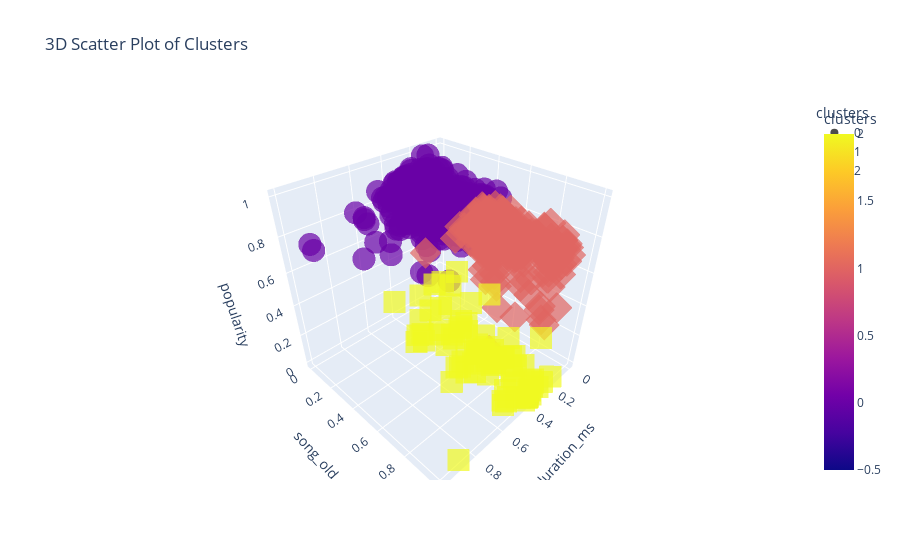

Notebook code cell kept with this figure:
### Code cell
import plotly.express as px

# Assuming df is your DataFrame with the specified columns

fig = px.scatter_3d(df, x='duration_ms', y='song_old', z='popularity', color='clusters',
                    symbol='clusters', opacity=0.7, size_max=10,
                    title='3D Scatter Plot of Clusters', color_discrete_sequence=px.colors.qualitative.Set1)
fig.show()

### Figure 1 — Plotly figure (JSON) as saved in the notebook; plotly's stock layout.template omitted (floating-point values rounded to 4 significant figures; data arrays with more than 128 entries replaced by an {"elided": "..."} marker saying what was removed)
{"data": [{"hovertemplate": "clusters=%{marker.color}<br>duration_ms=%{x}<br>song_old=%{y}<br>popularity=%{z}<extra></extra>", "legendgroup": "0", "marker": {"color": {"elided": "519 int values"}, "coloraxis": "coloraxis", "opacity": 0.7, "symbol": "circle"}, "mode": "markers", "name": "0", "scene": "scene", "showlegend": true, "type": "scatter3d", "x": {"elided": "519 float values"}, "y": {"elided": "519 float values"}, "z": {"elided": "519 float values"}}, {"hovertemplate": "clusters=%{marker.color}<br>duration_ms=%{x}<br>song_old=%{y}<br>popularity=%{z}<extra></extra>", "legendgroup": "1", "marker": {"color": {"elided": "200 int values"}, "coloraxis": "coloraxis", "opacity": 0.7, "symbol": "diamond"}, "mode": "markers", "name": "1", "scene": "scene", "showlegend": true, "type": "scatter3d", "x": {"elided": "200 float values"}, "y": {"elided": "200 float values"}, "z": {"elided": "200 float values"}}, {"hovertemplate": "clusters=%{marker.color}<br>duration_ms=%{x}<br>song_old=%{y}<br>popularity=%{z}<extra></extra>", "legendgroup": "2", "marker": {"color": [2, 2, 2, 2, 2, 2, 2, 2, 2, 2, 2, 2, 2, 2, 2, 2, 2, 2, 2, 2, 2, 2, 2, 2, 2, 2, 2, 2, 2, 2, 2, 2, 2, 2, 2, 2, 2, 2, 2, 2, 2, 2, 2, 2, 2, 2, 2, 2, 2, 2, 2, 2, 2, 2, 2, 2, 2, 2, 2, 2, 2, 2, 2, 2, 2, 2, 2, 2, 2, 2, 2, 2, 2, 2, 2, 2, 2, 2, 2, 2, 2, 2, 2, 2, 2, 2, 2, 2], "coloraxis": "coloraxis", "opacity": 0.7, "symbol": "square"}, "mode": "markers", "name": "2", "scene": "scene", "showlegend": true, "type": "scatter3d", "x": [0.3332, 0.2679, 0.4623, 0.1782, 0.3811, 0.255, 0.3005, 0.1052, 0.1496, 0.3044, 0.2471, 0.2081, 0.1768, 0.2401, 0.3253, 0.21, 0.2571, 0.3277, 0.3282, 0.3673, 0.2161, 0.2966, 0.3381, 0.3188, 0.3623, 0.237, 0.3569, 0.2725, 0.4483, 0.2697, 0.4016, 0.2885, 0.2395, 0.3265, 0.1841, 0.1604, 0.2608, 0.1833, 0.3706, 0.4303, 0.3015, 0.3319, 0.454, 0.4436, 0.2896, 0.3048, 0.3043, 0.2314, 0.1523, 0.4043, 0.4045, 0.5253, 0.2811, 0.2182, 0.2943, 0.3059, 0.3128, 0.2269, 0.4911, 0.2833, 0.4953, 0.325, 0.2811, 0.3914, 0.3342, 0.4396, 0.4019, 0.2266, 0.2193, 0.1536, 0.3139, 0.1659, 0.2272, 0.4419, 0.3892, 0.4637, 0.337, 0.4715, 0.2557, 0.2475, 0.1947, 0.2371, 0.8849, 0.3909, 0.5622, 0.2999, 0.1905, 0.2249], "y": [0.8244, 0.8244, 0.9391, 0.7491, 0.7491, 0.7038, 0.9822, 0.2461, 0.2321, 0.5994, 0.5994, 0.6411, 0.1836, 0.5468, 0.2412, 0.724, 0.6974, 0.5417, 0.325, 1.0, 0.5991, 0.724, 0.724, 0.724, 0.9989, 1.0, 1.0, 1.0, 0.7124, 0.5086, 0.9599, 0.9607, 0.42, 0.8858, 0.8419, 0.7625, 0.42, 0.3643, 0.42, 0.9278, 0.5991, 0.3244, 0.6556, 0.5991, 0.724, 0.42, 0.856, 0.4093, 0.3829, 0.5829, 0.8858, 0.6481, 0.6556, 0.724, 0.2461, 0.6769, 0.9742, 0.3115, 0.9429, 0.5994, 0.2948, 0.42, 0.9774, 0.6475, 0.9822, 0.2461, 0.2461, 0.5991, 0.818, 1.0, 0.9822, 0.1863, 0.724, 0.04523, 0.2184, 0.3263, 1.0, 0.9222, 0.9591, 0.6481, 0.5587, 0.9451, 1.0, 1.0, 0.6481, 0.5816, 0.42, 0.04523], "z": [0.2812, 0, 0, 0, 0, 0, 0.02083, 0.3125, 0.08333, 0, 0, 0, 0.04167, 0, 0.1354, 0, 0, 0, 0.03125, 0, 0, 0.01042, 0.08333, 0.01042, 0, 0.02083, 0, 0.01042, 0.04167, 0.3021, 0, 0.04167, 0.02083, 0, 0, 0, 0.0625, 0.04167, 0, 0, 0, 0, 0, 0, 0, 0.01042, 0, 0.05208, 0.02083, 0, 0, 0.08333, 0, 0, 0.3125, 0, 0, 0.3021, 0, 0.01042, 0.02083, 0.05208, 0.3438, 0.02083, 0, 0.01042, 0, 0.3854, 0, 0, 0, 0.2396, 0, 0.1562, 0.08333, 0.03125, 0, 0, 0, 0, 0.05208, 0, 0, 0, 0, 0, 0, 0.09375]}], "layout": {"coloraxis": {"colorbar": {"title": {"text": "clusters"}}, "colorscale": [[0, "#0d0887"], [0.1111, "#46039f"], [0.2222, "#7201a8"], [0.3333, "#9c179e"], [0.4444, "#bd3786"], [0.5556, "#d8576b"], [0.6667, "#ed7953"], [0.7778, "#fb9f3a"], [0.8889, "#fdca26"], [1, "#f0f921"]]}, "legend": {"title": {"text": "clusters"}, "tracegroupgap": 0}, "scene": {"domain": {"x": [0, 1], "y": [0, 1]}, "xaxis": {"title": {"text": "duration_ms"}}, "yaxis": {"title": {"text": "song_old"}}, "zaxis": {"title": {"text": "popularity"}}}, "title": {"text": "3D Scatter Plot of Clusters"}}}
